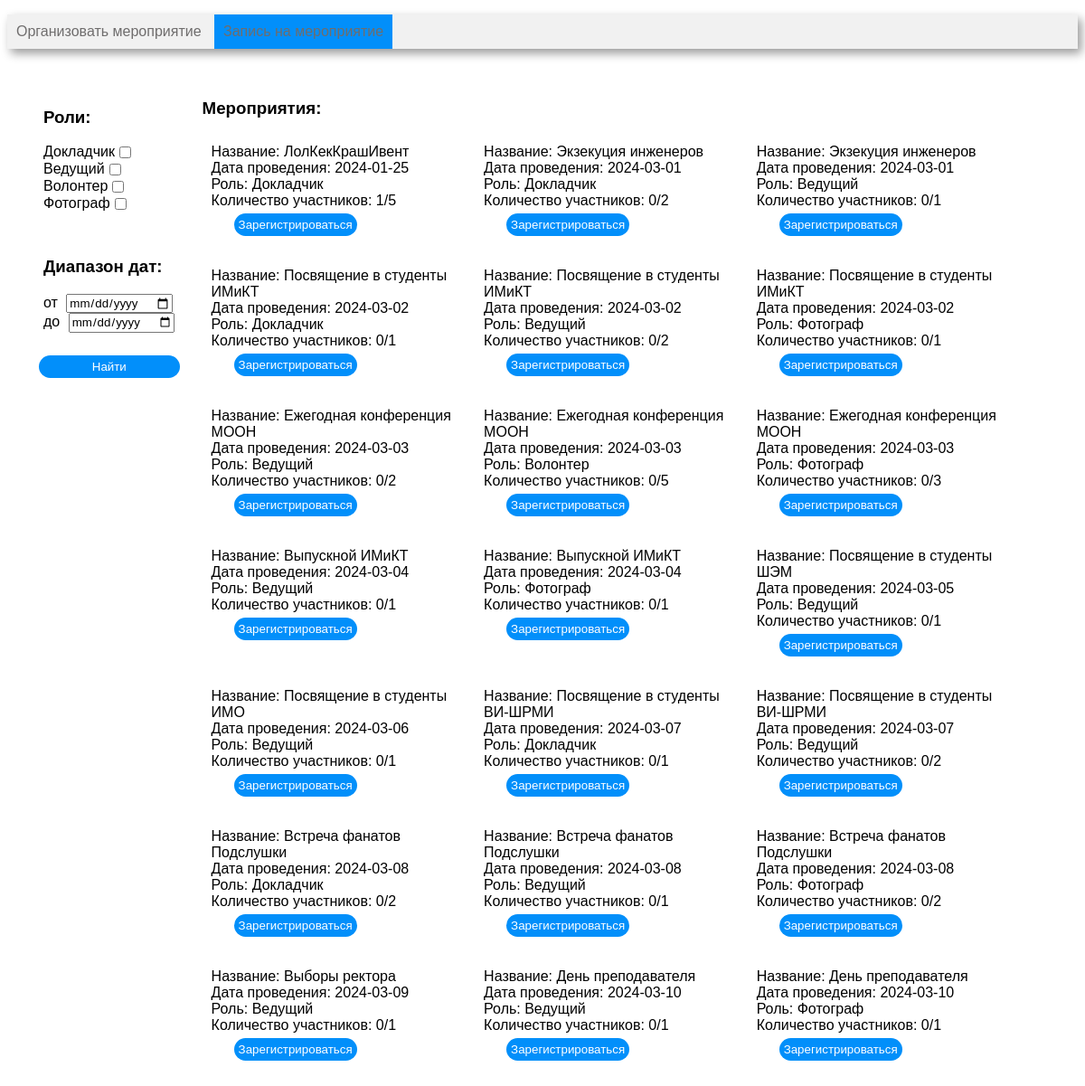
/register_event, run on the app's committed database.
### tables this page shows
CREATE TABLE role (
            role_id INTEGER PRIMARY KEY AUTOINCREMENT,
            role_name VARCHAR(30)  
        );

CREATE TABLE event (
            event_id INTEGER PRIMARY KEY AUTOINCREMENT,
            event_name VARCHAR(50),
            people_amount INTEGER 
        );

CREATE TABLE schedule (
            schedule_id INTEGER PRIMARY KEY AUTOINCREMENT,
            event_date DATE,
            event_id INTEGER,

            FOREIGN KEY (event_id) REFERENCES event (event_id) ON DELETE CASCADE 
        );

### controllers/register_event.py (the view, shortened to what this page needs)
@app.route('/register_event', methods=['GET', 'POST'])
def register_event():
    conn = get_db_connection()
    min_date = (date.today() + timedelta(days=1)).strftime('%Y-%m-%d')
    date_from = ''
    date_to = ''
    selected_roles = []
    register_event_id = -1
    register_role_id = -1
    action_response = ''
    df_roles = get_roles(conn)
    df_events = get_events(
        conn,
        date_from if date_from else get_min_date(conn),
        date_to if date_to else get_max_date(conn),
        selected_roles if selected_roles else get_all_role_id(conn)
    )
    html = render_template(
        'register_event.html',
        df_roles=df_roles,
        df_events=df_events,
        min_date=min_date,
        date_to=date_to,
        date_from=date_from,
        selected_roles=selected_roles,
        register_event_id=register_event_id,
        register_role_id=register_role_id,
        action_response=action_response,
        len=len,
    )
    return html

### models/register_event_model.py (called while the page is built)
def get_roles(conn):
    return pandas.read_sql(
        '''
            SELECT
                role_id,
                role_name
            FROM
                role
            WHERE
                role_name <> 'Организатор'
        ''',
        conn
    )

def get_all_role_id(conn):
    cursor = conn.cursor()
    cursor.execute("SELECT role_id FROM role WHERE role_name <> 'Организатор' ")
    role_id = [int(row[0]) for row in cursor.fetchall()]
    cursor.close()
    return role_id

def get_min_date(conn):
    cursor = conn.cursor()
    cursor.execute("SELECT MIN(event_date) FROM schedule")
    min_date = cursor.fetchone()[0]
    cursor.close()
    return min_date

def get_max_date(conn):
    cursor = conn.cursor()
    cursor.execute("SELECT MAX(event_date) FROM schedule")
    max_date = cursor.fetchone()[0]
    cursor.close()
    return max_date

### utils.py (called while the page is built)
def get_db_connection():
    return sqlite3.connect('event_db.sqlite')

### templates/register_event.html (shortened to what this page needs)
<!DOCTYPE HTML>
<html>
    <head>
        <link rel = "stylesheet" type = "text/css" href = "/static/css/style.css" />
        {% macro render_checkboxes(relation, vis_field, val_field, selected_id) %}
            {% for i in range(len(relation))%}
                <div class="flex row">
                    {{relation.loc[i, vis_field]}}
                    <input
                        type="checkbox"
                        name="role"
                        value="{{relation.loc[i,val_field]}}"
                    />
                </div>
            {% endfor %}
        {% endmacro %}
        {% macro render_events(df_events, register_event_id, register_role_id) %}
            {% for i in range(len(df_events)) %}
                <div class="flex column width30 padding10px">
                    Название: {{df_events.loc[i, "event_name"]}}<br>
                    Дата проведения: {{df_events.loc[i, "event_date"]}}<br>
                    Роль: {{df_events.loc[i, "role_name"]}}<br>
                    Количество участников: {{df_events.loc[i, "worker_count"]}}/{{df_events.loc[i,"role_amount"]}}<br>
                    <form action='' method ="post">
                        <p>
                            {% if register_role_id == df_events.loc[i, 'role_id'] and register_event_id == df_events.loc[i, 'event_id']%}
                            <p>
                                <label>
                                    Номер телефона:
                                    <input type="text" maxlength="11" name="worker_id"/><input type="submit" name="register" value="Зарегистрироваться" />
                                </label>
                            </p>
                            {% else %}
                                <input
                                    type="submit"
                                    value="Зарегистрироваться"
                                    name="enter"
                                />
                            {% endif %}
                        </p>
                    </form>
                </div>
            {% endfor %}
        {% endmacro %}
    </head>
    <body>
        <div class = "menu">
            <ul>
                <li>
                    <a href = {{ url_for("index") }}>
                        Организовать мероприятие
                </li>
                <li class="active">
                    <a href = {{ url_for("register_event") }}>
                    </a>
                </li>
            </ul>
        </div>
        <div class = "block">
            <form action="" method="post">
                <div class="flex row">
                    <div class="flex column width15 padding10px">
                        <div class="flex column padding10px">
                            <h3>Роли:</h3>
                            {{ render_checkboxes(df_roles, 'role_name', 'role_id', selected_roles) }}
                        </div>
                        <p></p>
                        <div class="flex column padding10px">
                            <h3>Диапазон дат:</h3>
                            <label>от
                                <input type="date" min="{{min_date}}" value="{{date_from}}" name="date_from" />
                            </label>
                            <label>до
                                <input type="date" min="{{min_date}}" value="{{date_to}}" name="date_to" />
                            </label>
                        </div>
                        <p></p>
                        <input type="submit" name="find" value="Найти" />
                    </form>
                    </div>
                    <div class="flex column width85 padding10px">
                        <h3>Мероприятия:</h3>
                        <div class="flex row wrap">
                            {{ render_events(df_events, register_event_id, register_role_id) }}
                        </div>
                    </div>
    </body>
</html>

### static/css/style.css (style rules this page uses)
body, input { font-family: Verdana, Geneva, Tahoma, sans-serif }
input[type="submit"] { background-color: #028ffa; color: white; border: 0px; border-radius: 15px; padding: 5px; margin: 5px; }
.menu { background-color: #f1f1f1; box-shadow: 4px 5px 10px rgba(0, 0, 0, 0.4); width: 100%; }
.menu li { display: inline-block; vertical-align: top; padding: 10px; color: #6f6d6d; }
.menu a { text-decoration: none; color: #6f6d6d; }
.menu ul { padding: 0px; }
.active { background-color: #028ffa; color: #f8f8f8; }
.block { padding: 10px 20px; }
.flex { display: flex; }
.flex input { margin-left: 5px; }
p { padding: 0px 10px 5px 10px; margin: 0px 10px 5px 10px; }
.row { flex-direction: row; }
.column { flex-direction: column; }
.width85 { width: 85%; }
.width15 { width: 15%; }
.width30 { width: 30%; }
.wrap { flex-wrap: wrap; }
.padding10px { padding: 10px; }

### data on the page
role: role_name "Докладчик", role_name "Докладчик" "Докладчик" "Докладчик" "Докладчик" "Докладчик"
role: role_name "Ведущий", role_name "Ведущий" "Ведущий" "Ведущий" "Ведущий" "Ведущий" "Ведущий" "Ведущий" "Ведущий" "Ведущий" "Ведущий"
role: role_name "Волонтер", role_name "Волонтер"
role: role_name "Фотограф", role_name "Фотограф" "Фотограф" "Фотограф" "Фотограф" "Фотограф"
event: event_name "ЛолКекКрашИвент"
schedule: event_date "2024-01-25"
event: event_name "Экзекуция инженеров" "Экзекуция инженеров"
schedule: event_date "2024-03-01" "2024-03-01"
event: event_name "Посвящение в студенты ИМиКТ" "Посвящение в студенты ИМиКТ" "Посвящение в студенты ИМиКТ"
schedule: event_date "2024-03-02" "2024-03-02" "2024-03-02"
event: event_name "Ежегодная конференция МООН" "Ежегодная конференция МООН" "Ежегодная конференция МООН"
schedule: event_date "2024-03-03" "2024-03-03" "2024-03-03"
event: event_name "Выпускной ИМиКТ" "Выпускной ИМиКТ"
schedule: event_date "2024-03-04" "2024-03-04"
event: event_name "Посвящение в студенты ШЭМ"
schedule: event_date "2024-03-05"
event: event_name "Посвящение в студенты ИМО"
schedule: event_date "2024-03-06"
event: event_name "Посвящение в студенты ВИ-ШРМИ" "Посвящение в студенты ВИ-ШРМИ"
schedule: event_date "2024-03-07" "2024-03-07"
event: event_name "Встреча фанатов Подслушки" "Встреча фанатов Подслушки" "Встреча фанатов Подслушки"
schedule: event_date "2024-03-08" "2024-03-08" "2024-03-08"
event: event_name "Выборы ректора"
schedule: event_date "2024-03-09"
event: event_name "День преподавателя" "День преподавателя"
schedule: event_date "2024-03-10" "2024-03-10"

### other printed values
{{ df_events.loc[i, "worker_count"] }} "1" "0" "0" "0" "0" "0" "0" "0" "0" "0" "0" "0" "0" "0" "0" "0" "0" "0" "0" "0" "0"
{{ df_events.loc[i,"role_amount"] }} "5" "2" "1" "1" "2" "1" "2" "5" "3" "1" "1" "1" "1" "1" "2" "2" "1" "2" "1" "1" "1"
